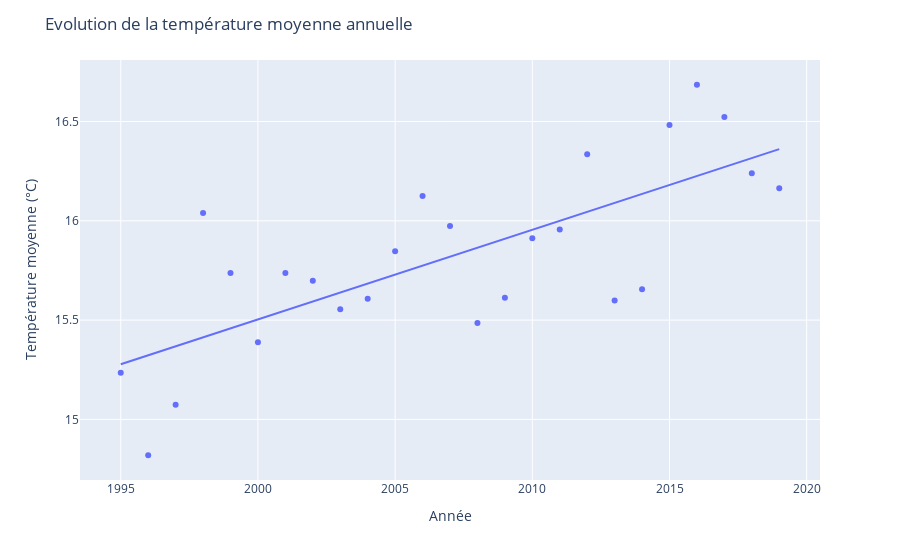

Notebook code for this chart:
### Markdown cell above
#### A l'échelle mondiale

### Code cell
fig = px.scatter(df.groupby('Year').mean().reset_index(), 
                    x='Year', 
                    y='AvgTemperature', 
                    trendline='ols')
fig.update_layout(title='Evolution de la température moyenne annuelle', 
                    xaxis_title='Année', 
                    yaxis_title='Température moyenne (°C)')
fig.show()

### Figure 1 — Plotly figure (JSON) as saved in the notebook; plotly's stock layout.template omitted (floating-point values rounded to 4 significant figures)
{"data": [{"hovertemplate": "Year=%{x}<br>AvgTemperature=%{y}<extra></extra>", "legendgroup": "", "marker": {"color": "#636efa", "symbol": "circle"}, "mode": "markers", "name": "", "orientation": "v", "showlegend": false, "type": "scatter", "x": [1995, 1996, 1997, 1998, 1999, 2000, 2001, 2002, 2003, 2004, 2005, 2006, 2007, 2008, 2009, 2010, 2011, 2012, 2013, 2014, 2015, 2016, 2017, 2018, 2019], "xaxis": "x", "y": [15.23, 14.82, 15.07, 16.04, 15.74, 15.39, 15.74, 15.7, 15.55, 15.61, 15.85, 16.12, 15.97, 15.49, 15.61, 15.91, 15.96, 16.34, 15.6, 15.65, 16.48, 16.69, 16.52, 16.24, 16.16], "yaxis": "y"}, {"hovertemplate": "<b>OLS trendline</b><br>AvgTemperature = 0.0451487 * Year + -74.794<br>R<sup>2</sup>=0.541066<br><br>Year=%{x}<br>AvgTemperature=%{y} <b>(trend)</b><extra></extra>", "legendgroup": "", "marker": {"color": "#636efa", "symbol": "circle"}, "mode": "lines", "name": "", "showlegend": false, "type": "scatter", "x": [1995, 1996, 1997, 1998, 1999, 2000, 2001, 2002, 2003, 2004, 2005, 2006, 2007, 2008, 2009, 2010, 2011, 2012, 2013, 2014, 2015, 2016, 2017, 2018, 2019], "xaxis": "x", "y": [15.28, 15.32, 15.37, 15.41, 15.46, 15.5, 15.55, 15.59, 15.64, 15.68, 15.73, 15.77, 15.82, 15.86, 15.91, 15.95, 16.0, 16.05, 16.09, 16.14, 16.18, 16.23, 16.27, 16.32, 16.36], "yaxis": "y"}], "layout": {"legend": {"tracegroupgap": 0}, "margin": {"t": 60}, "title": {"text": "Evolution de la température moyenne annuelle"}, "xaxis": {"anchor": "y", "domain": [0, 1], "title": {"text": "Année"}}, "yaxis": {"anchor": "x", "domain": [0, 1], "title": {"text": "Température moyenne (°C)"}}}}
